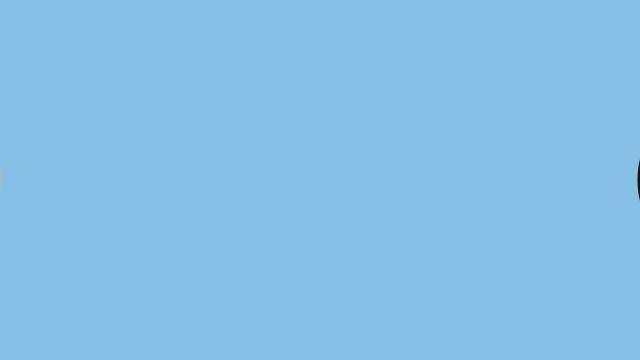
Frame 1 (no input)
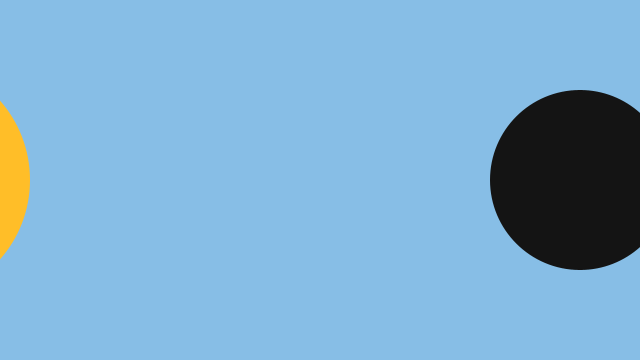
Frame 60 (the mouse pressed at the canvas centre just before this capture)
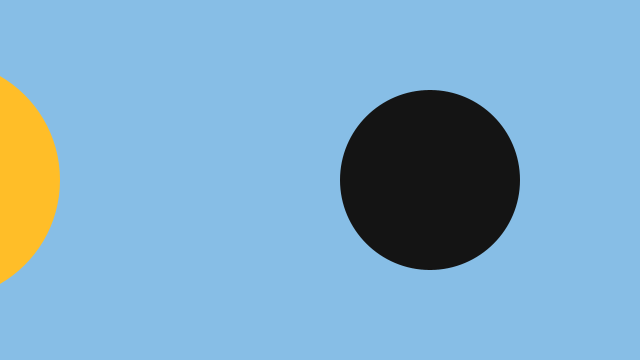
Frame 120 (the mouse held since frame 60 and released just before this capture)

The Processing sketch that drew these frames (run headless with seeded random() and noise(); from frame 60 on, the mouse is pressed at the canvas centre):

// Processing sketch: Multiple_constructors
// ── Multiple_constructors.pde
/**
 * Multiple constructors
 * 
 * A class can have multiple constructors that assign the fields in different ways. 
 * Sometimes it's beneficial to specify every aspect of an object's data by assigning 
 * parameters to the fields, but other times it might be appropriate to define only 
 * one or a few.
 */

Spot sp1, sp2;

void setup() {
  size(640, 360);

  // Sol: constructor sin parámetros
  sp1 = new Spot();

  // Luna: constructor con tres parámetros
  sp2 = new Spot(width + 90, height * 0.5, 90);
}

void draw() {

  // Distancia entre el Sol y la Luna
  float distance = abs(sp1.x - sp2.x);

  // El cielo se oscurece cuando la Luna se acerca al Sol
  if (distance < 250) {
    background(25, 30, 55);

    // Estrellas durante el eclipse
    fill(255);
    noStroke();

    ellipse(80, 70, 3, 3);
    ellipse(150, 120, 4, 4);
    ellipse(250, 60, 3, 3);
    ellipse(390, 90, 4, 4);
    ellipse(500, 55, 3, 3);
    ellipse(570, 130, 4, 4);
    ellipse(100, 270, 3, 3);
    ellipse(520, 280, 3, 3);

  } else {
    // Cielo normal
    background(135, 190, 230);
  }

  // El Sol se mueve lentamente hacia la derecha
  sp1.moveRight(0.5);

  // La Luna se mueve rápidamente hacia la izquierda
  sp2.moveLeft(2.5);

  sp1.display();
  sp2.display();

  // Reiniciar el Sol cuando salga de la pantalla
  if (sp1.x > width + sp1.radius) {
    sp1.x = -sp1.radius;
  }

  // Reiniciar la Luna cuando salga de la pantalla
  if (sp2.x < -sp2.radius) {
    sp2.x = width + sp2.radius;
  }
}


class Spot {
  float x, y, radius;

  // Primer constructor
  // Se utiliza para crear el Sol
  Spot() {
    radius = 120;
    x = -radius;
    y = height * 0.5;
  }

  // Segundo constructor
  // Se utiliza para crear la Luna
  Spot(float xpos, float ypos, float r) {
    x = xpos;
    y = ypos;
    radius = r;
  }

  // Movimiento hacia la derecha
  void moveRight(float speed) {
    x += speed;
  }

  // Movimiento hacia la izquierda
  void moveLeft(float speed) {
    x -= speed;
  }

  void display() {

    // Sol
    if (radius == 120) {
      noStroke();
      fill(255, 190, 40);
      ellipse(x, y, radius * 2, radius * 2);
    }

    // Luna
    else {
      noStroke();
      fill(20);
      ellipse(x, y, radius * 2, radius * 2);
    }
  }
}
